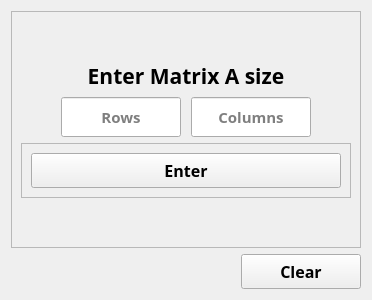
           <widget class="QWidget" name="page_advancedOperation_1">
            <layout class="QVBoxLayout" name="verticalLayout_15">
             <item>
              <widget class="QFrame" name="frame_7">
               <property name="frameShape">
                <enum>QFrame::StyledPanel</enum>
               </property>
               <property name="frameShadow">
                <enum>QFrame::Raised</enum>
               </property>
               <layout class="QVBoxLayout" name="verticalLayout_13">
                <item>
                 <spacer name="verticalSpacer_8">
                  <property name="orientation">
                   <enum>Qt::Vertical</enum>
                  </property>
                  <property name="sizeHint" stdset="0">
                   <size>
                    <width>20</width>
                    <height>40</height>
                   </size>
                  </property>
                 </spacer>
                </item>
                <item>
                 <widget class="QLabel" name="label_enterMatrixA_2">
                  <property name="font">
                   <font>
                    <family>DM Sans</family>
                    <pointsize>16</pointsize>
                    <bold>true</bold>
                   </font>
                  </property>
                  <property name="text">
                   <string>Enter Matrix A size</string>
                  </property>
                  <property name="alignment">
                   <set>Qt::AlignCenter</set>
                  </property>
                 </widget>
                </item>
                <item>
                 <layout class="QHBoxLayout" name="horizontalLayout_6">
                  <property name="spacing">
                   <number>10</number>
                  </property>
                  <item>
                   <spacer name="horizontalSpacer_7">
                    <property name="orientation">
                     <enum>Qt::Horizontal</enum>
                    </property>
                    <property name="sizeHint" stdset="0">
                     <size>
                      <width>40</width>
                      <height>20</height>
                     </size>
                    </property>
                   </spacer>
                  </item>
                  <item>
                   <widget class="QLineEdit" name="lineEdit_matrixA_rows_2">
                    <property name="minimumSize">
                     <size>
                      <width>0</width>
                      <height>40</height>
                     </size>
                    </property>
                    <property name="maximumSize">
                     <size>
                      <width>120</width>
                      <height>16777215</height>
                     </size>
                    </property>
                    <property name="font">
                     <font>
                      <family>DM Sans</family>
                      <pointsize>11</pointsize>
                      <italic>false</italic>
                      <bold>true</bold>
                     </font>
                    </property>
                    <property name="alignment">
                     <set>Qt::AlignCenter</set>
                    </property>
                    <property name="placeholderText">
                     <string>Rows</string>
                    </property>
                   </widget>
                  </item>
                  <item>
                   <widget class="QLineEdit" name="lineEdit_matrixA_cols_2">
                    <property name="minimumSize">
                     <size>
                      <width>0</width>
                      <height>40</height>
                     </size>
                    </property>
                    <property name="maximumSize">
                     <size>
                      <width>120</width>
                      <height>16777215</height>
                     </size>
                    </property>
                    <property name="font">
                     <font>
                      <family>DM Sans</family>
                      <pointsize>11</pointsize>
                      <italic>false</italic>
                      <bold>true</bold>
                     </font>
                    </property>
                    <property name="alignment">
                     <set>Qt::AlignCenter</set>
                    </property>
                    <property name="placeholderText">
                     <string>Columns</string>
                    </property>
                   </widget>
                  </item>
                  <item>
                   <spacer name="horizontalSpacer_8">
                    <property name="orientation">
                     <enum>Qt::Horizontal</enum>
                    </property>
                    <property name="sizeHint" stdset="0">
                     <size>
                      <width>40</width>
                      <height>20</height>
                     </size>
                    </property>
                   </spacer>
                  </item>
                 </layout>
                </item>
                <item>
                 <layout class="QHBoxLayout" name="horizontalLayout_7">
                  <property name="spacing">
                   <number>10</number>
                  </property>
                 </layout>
                </item>
                <item>
                 <widget class="QFrame" name="frame_8">
                  <property name="minimumSize">
                   <size>
                    <width>0</width>
                    <height>0</height>
                   </size>
                  </property>
                  <property name="frameShape">
                   <enum>QFrame::StyledPanel</enum>
                  </property>
                  <property name="frameShadow">
                   <enum>QFrame::Raised</enum>
                  </property>
                  <layout class="QVBoxLayout" name="verticalLayout_14">
                   <item>
                    <widget class="QPushButton" name="pushButton_enter_size_2">
                     <property name="minimumSize">
                      <size>
                       <width>0</width>
                       <height>35</height>
                      </size>
                     </property>
                     <property name="maximumSize">
                      <size>
                       <width>16777215</width>
                       <height>16777215</height>
                      </size>
                     </property>
                     <property name="font">
                      <font>
                       <family>DM Sans</family>
                       <pointsize>12</pointsize>
                       <bold>true</bold>
                      </font>
                     </property>
                     <property name="cursor">
                      <cursorShape>PointingHandCursor</cursorShape>
                     </property>
                     <property name="text">
                      <string>Enter</string>
                     </property>
                    </widget>
                   </item>
                  </layout>
                 </widget>
                </item>
                <item>
                 <spacer name="verticalSpacer_9">
                  <property name="orientation">
                   <enum>Qt::Vertical</enum>
                  </property>
                  <property name="sizeHint" stdset="0">
                   <size>
                    <width>20</width>
                    <height>40</height>
                   </size>
                  </property>
                 </spacer>
                </item>
               </layout>
              </widget>
             </item>
             <item>
              <widget class="QPushButton" name="pushButton_clear_2">
               <property name="minimumSize">
                <size>
                 <width>0</width>
                 <height>35</height>
                </size>
               </property>
               <property name="maximumSize">
                <size>
                 <width>120</width>
                 <height>16777215</height>
                </size>
               </property>
               <property name="font">
                <font>
                 <family>DM Sans</family>
                 <pointsize>12</pointsize>
                 <italic>false</italic>
                 <bold>true</bold>
                </font>
               </property>
               <property name="cursor">
                <cursorShape>PointingHandCursor</cursorShape>
               </property>
               <property name="layoutDirection">
                <enum>Qt::RightToLeft</enum>
               </property>
               <property name="text">
                <string>Clear</string>
               </property>
              </widget>
             </item>
            </layout>
           </widget>
